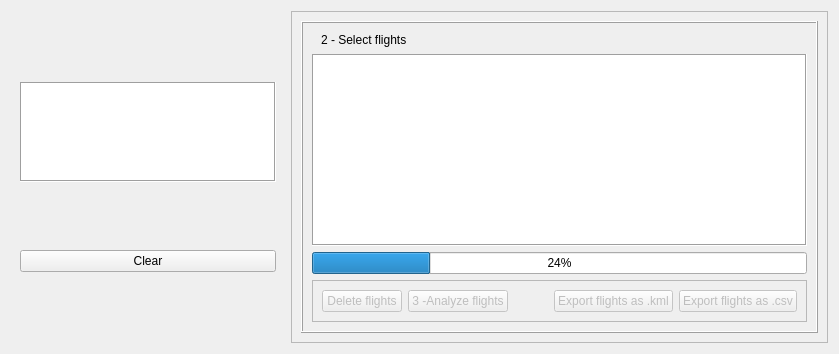
      <widget class="QWidget" name="inexport_tab">
       <attribute name="title">
        <string>Import Export</string>
       </attribute>
       <layout class="QHBoxLayout" name="horizontalLayout_2">
        <item>
         <widget class="QWidget" name="drag_and_drop_layout" native="true">
          <property name="sizePolicy">
           <sizepolicy hsizetype="Minimum" vsizetype="Preferred">
            <horstretch>0</horstretch>
            <verstretch>0</verstretch>
           </sizepolicy>
          </property>
          <layout class="QVBoxLayout" name="verticalLayout_2">
           <item>
            <widget class="QTextEdit" name="textEdit_log">
             <property name="sizePolicy">
              <sizepolicy hsizetype="Minimum" vsizetype="Fixed">
               <horstretch>0</horstretch>
               <verstretch>0</verstretch>
              </sizepolicy>
             </property>
             <property name="maximumSize">
              <size>
               <width>300</width>
               <height>100</height>
              </size>
             </property>
             <property name="frameShape">
              <enum>QFrame::Box</enum>
             </property>
             <property name="readOnly">
              <bool>true</bool>
             </property>
             <property name="overwriteMode">
              <bool>false</bool>
             </property>
            </widget>
           </item>
           <item>
            <widget class="QPushButton" name="pushButton_clear_log">
             <property name="sizePolicy">
              <sizepolicy hsizetype="Minimum" vsizetype="Fixed">
               <horstretch>0</horstretch>
               <verstretch>0</verstretch>
              </sizepolicy>
             </property>
             <property name="text">
              <string>Clear</string>
             </property>
            </widget>
           </item>
          </layout>
         </widget>
        </item>
        <item>
         <widget class="QFrame" name="frame_2">
          <property name="frameShape">
           <enum>QFrame::StyledPanel</enum>
          </property>
          <property name="frameShadow">
           <enum>QFrame::Raised</enum>
          </property>
          <layout class="QVBoxLayout" name="verticalLayout_5">
           <item>
            <widget class="QFrame" name="frame_6">
             <property name="frameShape">
              <enum>QFrame::Box</enum>
             </property>
             <property name="frameShadow">
              <enum>QFrame::Raised</enum>
             </property>
             <layout class="QVBoxLayout" name="verticalLayout_4">
              <item>
               <widget class="QWidget" name="widget_36" native="true">
                <layout class="QHBoxLayout" name="horizontalLayout_17">
                 <property name="spacing">
                  <number>0</number>
                 </property>
                 <property name="topMargin">
                  <number>1</number>
                 </property>
                 <property name="rightMargin">
                  <number>1</number>
                 </property>
                 <property name="bottomMargin">
                  <number>1</number>
                 </property>
                 <item>
                  <widget class="QLabel" name="label_table_import">
                   <property name="text">
                    <string>2 - Select flights</string>
                   </property>
                  </widget>
                 </item>
                </layout>
               </widget>
              </item>
              <item>
               <widget class="QTableWidget" name="tableWidget_database">
                <property name="sizePolicy">
                 <sizepolicy hsizetype="Expanding" vsizetype="Expanding">
                  <horstretch>0</horstretch>
                  <verstretch>0</verstretch>
                 </sizepolicy>
                </property>
                <property name="frameShape">
                 <enum>QFrame::Box</enum>
                </property>
                <property name="dragEnabled">
                 <bool>true</bool>
                </property>
                <property name="alternatingRowColors">
                 <bool>true</bool>
                </property>
               </widget>
              </item>
              <item>
               <widget class="QProgressBar" name="progressBar">
                <property name="value">
                 <number>24</number>
                </property>
               </widget>
              </item>
              <item>
               <widget class="QFrame" name="frame_8">
                <property name="frameShape">
                 <enum>QFrame::StyledPanel</enum>
                </property>
                <property name="frameShadow">
                 <enum>QFrame::Raised</enum>
                </property>
                <layout class="QHBoxLayout" name="horizontalLayout_5">
                 <item>
                  <widget class="QPushButton" name="pushButton_delete_entry">
                   <property name="enabled">
                    <bool>false</bool>
                   </property>
                   <property name="text">
                    <string>Delete flights</string>
                   </property>
                  </widget>
                 </item>
                 <item>
                  <widget class="QPushButton" name="pushButton_analyze_entry">
                   <property name="enabled">
                    <bool>false</bool>
                   </property>
                   <property name="text">
                    <string>3 -Analyze flights</string>
                   </property>
                  </widget>
                 </item>
                 <item>
                  <spacer name="horizontalSpacer_8">
                   <property name="orientation">
                    <enum>Qt::Horizontal</enum>
                   </property>
                   <property name="sizeHint" stdset="0">
                    <size>
                     <width>40</width>
                     <height>20</height>
                    </size>
                   </property>
                  </spacer>
                 </item>
                 <item>
                  <widget class="QPushButton" name="pushButton_export_entry_kml">
                   <property name="enabled">
                    <bool>false</bool>
                   </property>
                   <property name="text">
                    <string>Export flights as .kml</string>
                   </property>
                  </widget>
                 </item>
                 <item>
                  <widget class="QPushButton" name="pushButton_export_entry_csv">
                   <property name="enabled">
                    <bool>false</bool>
                   </property>
                   <property name="text">
                    <string>Export flights as .csv</string>
                   </property>
                  </widget>
                 </item>
                </layout>
               </widget>
              </item>
             </layout>
            </widget>
           </item>
          </layout>
         </widget>
        </item>
       </layout>
      </widget>
